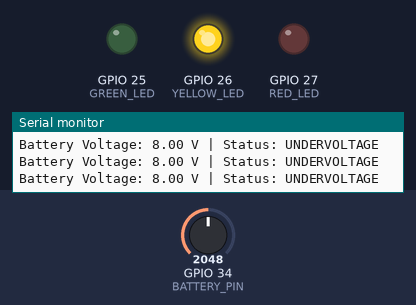
A sketch run on a simulated ESP32. On the bench: output pins drawn as LEDs (lit = HIGH), the last lines printed to the serial monitor. Inputs (shaded band) come from the test bench; at power-on: GPIO 34 (BATTERY_PIN) = 2048 (analog values on the 0–4095 scale).

Above: at 1.3 s.
1.4 s: GPIO 34 (BATTERY_PIN) set to 2948
2.9 s: GPIO 34 (BATTERY_PIN) set to 3048
At 3.3 s:
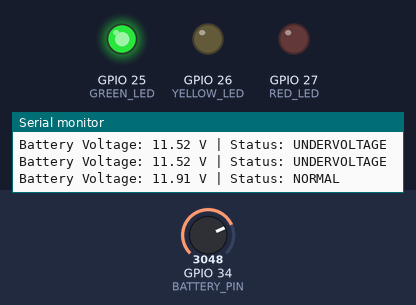
4.5 s: GPIO 34 (BATTERY_PIN) set to 3719
6.0 s: GPIO 34 (BATTERY_PIN) set to 3822
At 6.9 s:
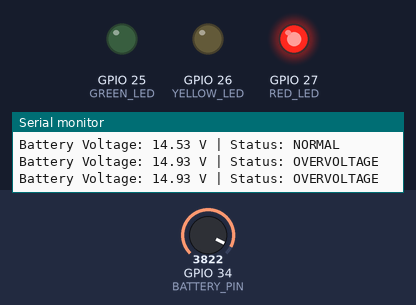
7.5 s: GPIO 34 (BATTERY_PIN) set to 3603
At 8.1 s:
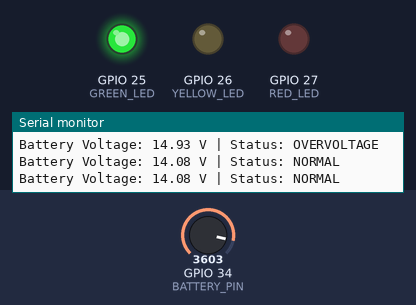
9.0 s: GPIO 34 (BATTERY_PIN) set to 4095
At 9.3 s:
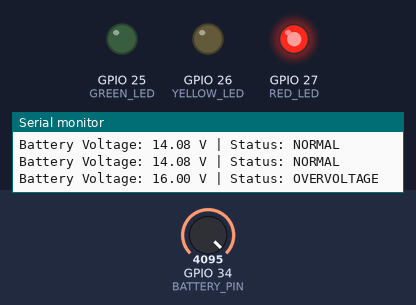
Timing chart, 0 to 11.5 s (numbered marks = the images above; inputs shaded):
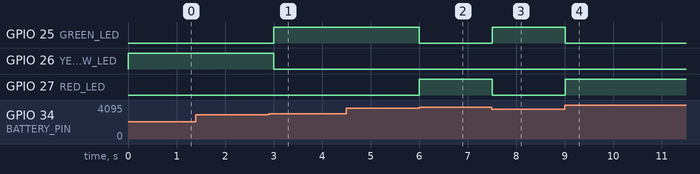

The sketch:

sketch.ino
```cpp
const int BATTERY_PIN = 34;
const int GREEN_LED = 25;
const int YELLOW_LED = 26;
const int RED_LED = 27;

const float LOW_THRESHOLD = 11.8;
const float HIGH_THRESHOLD = 14.8;

void setup() {
  Serial.begin(115200);

  analogReadResolution(12);

  pinMode(BATTERY_PIN, INPUT);
  pinMode(GREEN_LED, OUTPUT);
  pinMode(YELLOW_LED, OUTPUT);
  pinMode(RED_LED, OUTPUT);
}

void loop() {
  int rawADC = analogRead(BATTERY_PIN);

  float batteryVoltage = (rawADC / 4095.0) * 16.0;

  // Turn all LEDs off before evaluating voltage
  digitalWrite(GREEN_LED, LOW);
  digitalWrite(YELLOW_LED, LOW);
  digitalWrite(RED_LED, LOW);

  Serial.print("Battery Voltage: ");
  Serial.print(batteryVoltage, 2);
  Serial.print(" V | Status: ");

  if (batteryVoltage < LOW_THRESHOLD) {
    digitalWrite(YELLOW_LED, HIGH);
    Serial.println("UNDERVOLTAGE");
  }
  else if (batteryVoltage > HIGH_THRESHOLD) {
    digitalWrite(RED_LED, HIGH);
    Serial.println("OVERVOLTAGE");
  }
  else {
    digitalWrite(GREEN_LED, HIGH);
    Serial.println("NORMAL");
  }

  delay(500);
}
```

Measured:
- the behaviour switches between 3020 and 3021 on GPIO 34 (BATTERY_PIN) (found by bisection; images 0 and 1)
- the behaviour switches between 3787 and 3788 on GPIO 34 (BATTERY_PIN) (found by bisection; images 1 and 2)
- after the input at 2.9 s, GPIO 25 (GREEN_LED): LOW → HIGH after 0.10 s; GPIO 26 (YELLOW_LED): HIGH → LOW after 0.10 s
- after the input at 6.0 s, GPIO 25 (GREEN_LED): HIGH → LOW at once; GPIO 27 (RED_LED): LOW → HIGH at once
- after the input at 7.5 s, GPIO 25 (GREEN_LED): LOW → HIGH at once; GPIO 27 (RED_LED): HIGH → LOW at once
- after the input at 9.0 s, GPIO 25 (GREEN_LED): HIGH → LOW at once; GPIO 27 (RED_LED): LOW → HIGH at once
